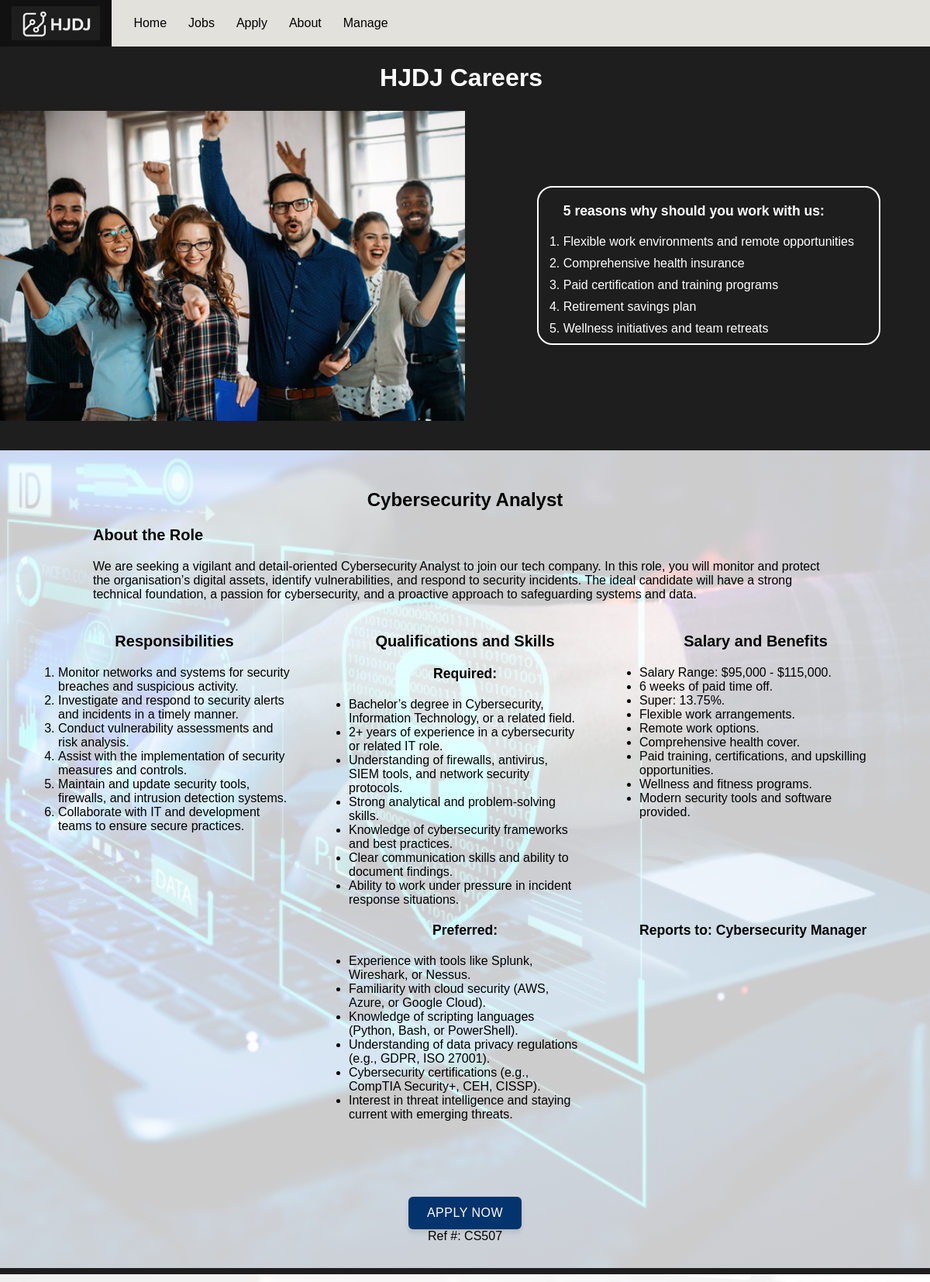
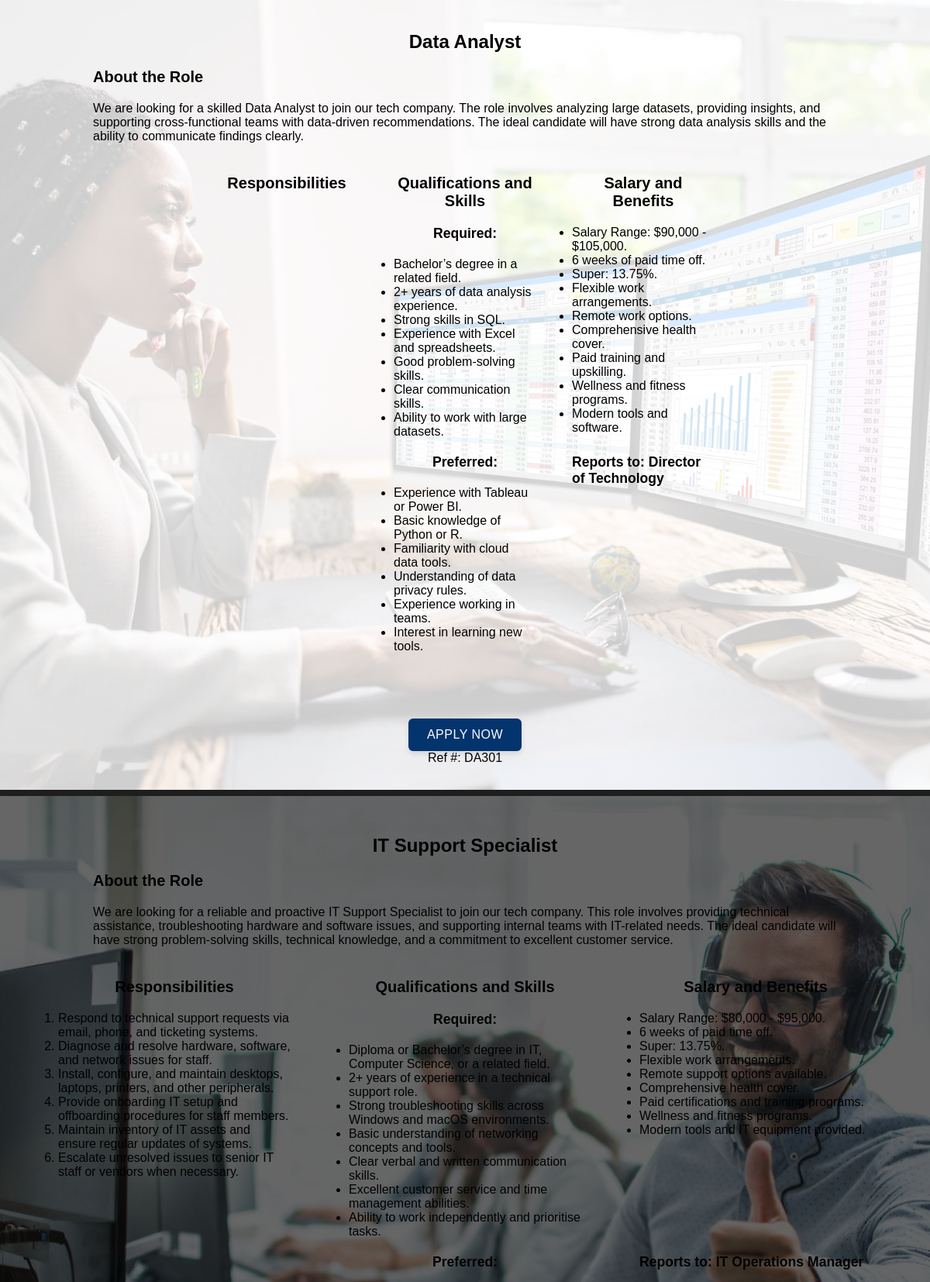
/jobs.php (upper part), run on the app's committed database (2 pictures, top to bottom).
### tables this page shows
CREATE TABLE `jobs` (
  `job_id` varchar(5) NOT NULL,
  `title` text NOT NULL,
  `description` text NOT NULL,
  `reports_to` text NOT NULL
);

CREATE TABLE `responsibilities` (
  `job_id` varchar(5) NOT NULL,
  `bp1` text NOT NULL,
  `bp2` text DEFAULT NULL,
  `bp3` text DEFAULT NULL,
  `bp4` text DEFAULT NULL,
  `bp5` text DEFAULT NULL,
  `bp6` text DEFAULT NULL,
  `bp7` text DEFAULT NULL,
  `bp8` text DEFAULT NULL,
  `bp9` text DEFAULT NULL,
  `bp10` text DEFAULT NULL
);

CREATE TABLE `required_skills` (
  `job_id` varchar(5) NOT NULL,
  `bp1` text NOT NULL,
  `bp2` text DEFAULT NULL,
  `bp3` text DEFAULT NULL,
  `bp4` text DEFAULT NULL,
  `bp5` text DEFAULT NULL,
  `bp6` text DEFAULT NULL,
  `bp7` text DEFAULT NULL,
  `bp8` text DEFAULT NULL,
  `bp9` text DEFAULT NULL,
  `bp10` text DEFAULT NULL
);

CREATE TABLE `preferred_skills` (
  `job_id` varchar(5) NOT NULL,
  `bp1` text NOT NULL,
  `bp2` text DEFAULT NULL,
  `bp3` text DEFAULT NULL,
  `bp4` text DEFAULT NULL,
  `bp5` text DEFAULT NULL,
  `bp6` text DEFAULT NULL,
  `bp7` text DEFAULT NULL,
  `bp8` text DEFAULT NULL,
  `bp9` text DEFAULT NULL,
  `bp10` text DEFAULT NULL
);

CREATE TABLE `salary_and_benefits` (
  `job_id` varchar(5) NOT NULL,
  `bp1` text NOT NULL,
  `bp2` text DEFAULT NULL,
  `bp3` text DEFAULT NULL,
  `bp4` text DEFAULT NULL,
  `bp5` text DEFAULT NULL,
  `bp6` text DEFAULT NULL,
  `bp7` text DEFAULT NULL,
  `bp8` text DEFAULT NULL,
  `bp9` text DEFAULT NULL,
  `bp10` text DEFAULT NULL
);

### jobs.php (the view, shortened to what this page needs)
<?php
    require_once("settings.php");
    $sql = "SELECT * FROM jobs";
    $result_jobs = mysqli_query($conn, $sql);
?>
<!DOCTYPE html>
<html lang="en">
    <head>
        <link rel="stylesheet" href="styles/styles.css">
    </head>
    <body>
    <?php include "header.inc";?>
     <?php include "nav.inc";?>
    </div>
        <main>
            <div class="jobs_page_header">
                <h1 id="jobs_page_main_heading" class="white_text">HJDJ Careers</h1>
                <img src="images/workers1.png" alt="Workers" id="workers1_img">
                <div id="aside_container">
                    <aside id="job_aside">
                        <h4 class="jobs_page_heading white_text jobs_page_heading">5 reasons why should you work with us:</h4>
                        <ol id="aside_list">
                            <li class="white_text">Flexible work environments and remote opportunities</li>
                            <li class="white_text">Comprehensive health insurance</li>
                            <li class="white_text">Paid certification and training programs</li>
                            <li class="white_text">Retirement savings plan</li>
                            <li class="white_text">Wellness initiatives and team retreats</li>
                        </ol>
                    </aside>
                </div>
            </div>
           <?php if (mysqli_num_rows($result_jobs) > 0): ?>
        <div id="job_list">
            <?php while ($row = mysqli_fetch_assoc($result_jobs)): ?>
                <section class="job_position grey_content_section" id=<?=$row['job_id']?>>
                <h2 class='job_title jobs_page_heading'><?= $row['title'] ?></h2>
                    <section class="job_outline">
                        <h3 class="jobs_page_heading">About the Role</h3>
                        <p><?= $row["description"] ?></p>
                    </section>
                <section class="job_information">
                    <section class="job_responsibilities">
                        <h3 class="jobs_page_heading center_heading">Responsibilities</h3>
                        <?php
                            $sql = sprintf("SELECT * FROM responsibilities WHERE job_id = '%s'", $row["job_id"]);
                            $result_responsibilities = mysqli_query($conn, $sql);
                        ?>
                        <ol>
                            <?php
                                while ($item = mysqli_fetch_assoc($result_responsibilities)) {
                                    foreach ($item as $column_name => $value) {
                                        if (strpos($column_name, 'bp') === 0 && !empty($value)){
                                            echo "<li>$value</li>";
                                        }
                                    }
                                }
                            ?>
                        </ol>
                    </section>
                    <section class="required_quals">
                        <h3 class="jobs_page_heading center_heading">Qualifications and Skills</h3>
                        <h4 class="jobs_page_heading center_heading">Required:</h4>
                        <?php
                            $sql = sprintf("SELECT * FROM required_skills WHERE job_id = '%s'", $row["job_id"]);
                            $result_required = mysqli_query($conn, $sql);
                        ?>
                        <ul>
                            <?php
                                while ($item = mysqli_fetch_assoc($result_required)) {
                                    foreach ($item as $column_name => $value) {
                                        if (strpos($column_name, 'bp') === 0 && !empty($value)){
                                            echo "<li>$value</li>";
                                        }
                                    }
                                }
                            ?>
                        </ul>
                    </section>
                    <section class="preferred_quals">
                        <h4 class="jobs_page_heading center_heading">Preferred:</h4>
                        <?php
                            $sql = sprintf("SELECT * FROM preferred_skills WHERE job_id = '%s'", $row["job_id"]);
                            $result_preferred = mysqli_query($conn, $sql);
                        ?>
                        <ul>
                            <?php
                                while ($item = mysqli_fetch_assoc($result_preferred)) {
                                    foreach ($item as $column_name => $value) {
                                        if (strpos($column_name, 'bp') === 0 && !empty($value)){
                                            echo "<li>$value</li>";
                                        }
                                    }
                                }
                            ?>
                        </ul>
                    </section>
                    <section class="job_salary">
                        <h3 class="jobs_page_heading center_heading">Salary and Benefits</h3>
                        <?php
                            $sql = sprintf("SELECT * FROM salary_and_benefits WHERE job_id = '%s'", $row["job_id"]);
                            $result_salary = mysqli_query($conn, $sql);
                        ?>
                        <ul>
                            <?php
                                while ($item = mysqli_fetch_assoc($result_salary)) {
                                    foreach ($item as $column_name => $value) {
                                        if (strpos($column_name, 'bp') === 0 && !empty($value)){
                                            echo "<li>$value</li>";
                                        }
                                    }
                                }
                            ?>
                        </ul>
                    </section>
                    <h4 class="team_lead jobs_page_heading">Reports to: <?= $row['reports_to'] ?></h4>
                </section>
                <form action="apply.php">
                    <button class="btn">Apply Now</button>
                </form>
                <p>Ref #: <?= $row['job_id'] ?></p>
                </section>
            <?php endwhile; ?>
        </div>
    <?php endif; ?>
        </main>
    </body>
</html>

### header.inc
<?php
echo  '<div class="header">
      <div class="logo-container">
        <img src="images/image.png" alt="HJDJ Logo" />
      </div>';
?>

### nav.inc
<?php
echo   '<nav>
            <ul class="menu">
                <li><a href="index.php">Home</a></li>
                <li><a href="jobs.php">Jobs</a></li>
                <li><a href="apply.php">Apply</a></li>
                <li><a href="about.php">About</a></li>
                <li><a href="manage.php">Manage</a></li>
            </ul>
        </nav>';
?>

### styles/styles.css (style rules this page uses)
* { font-family: sans-serif; color: black; }
body { background-color: white }
.header { position: sticky; top: 0; z-index: 1; }
h1 { font: 2em Arial, sans-serif bold; }
h2 { font-size: 1.5em; font-weight: bold; }
h3 { font-size: 1.25em; font-weight: bold; }
h4 { font-size: 1.1em; font-weight: bold; }
* { margin: 0; padding: 0; box-sizing: border-box; }
body { font-family: Arial, sans-serif; }
.btn { margin-left: 10px; margin-right: 10px; background-color: #03346e; color: white; padding: 12px 24px; border: none; border-radius: 6px; font-size: 16px; font-weight: 500; cursor: pointer; transition: all 0.3s ease; box-shadow: 0 4px 6px rgba(0, 0, 0, 0.1); text-transform: uppercase; letter-spacing: 0.5px; }
.header { display: flex; align-items: stretch; background-color: #e3e1dc; height: 60px; width: 100%; }
.logo-container { padding: 0 15px; display: flex; background-color: #111; align-items: center; height: 100%; }
.logo-container img { height: 45px; object-fit: contain; }
nav { display: flex; align-items: center; margin-left: 20px; }
.menu { height: 30%; list-style: none; display: flex; gap: 30px; padding: 14px 16px; background-color: #e3e1dc; }
.menu li a { text-decoration: none; color: black; font-size: 1rem; padding: 5px; }
nav { margin-left: 20px; flex-grow: 1; }
nav ul.menu { list-style: none; display: flex; gap: 2px; }
nav ul.menu li a { text-decoration: none; color: black; font-size: 1rem; padding: 6px 8px; }
.menu { list-style-type: none; padding: 0px; margin: 0px; display: inline-flex; }
.menu li a { margin-right: 10px; text-decoration: none; }
nav ul { list-style: none; }
.white_text { color: white; }
.jobs_page_heading { margin: 20px 0; }
.jobs_page_header { display: grid; grid-template-columns: 50% 45%; grid-template-rows: 10% 70%; gap: 50px 50px; justify-content: left; align-items: center; background-color: #1e1e1e; min-height: 400px; height: fit-content; width: 100%; min-width: 650px; }
#jobs_page_main_heading { grid-column: 1 / span 2; margin-top: 30px; text-align: center; }
.grey_content_section { padding: 30px 0; border-bottom: 4px solid #1e1e1e; border-top: 4px solid #1e1e1e; background-color: lightgrey; }
#DA301 { background: linear-gradient(rgba(255, 255, 255, 0.8), rgba(255, 255, 255, 0.8)), url("images/data-analyst.png"); background-size: cover; background-position: center; background-repeat: no-repeat; }
#IT102 { background: linear-gradient(rgba(0, 0, 0, 0.6), rgba(0, 0, 0, 0.6)), url("images/it_support.png"); background-size: cover; background-position: center; background-repeat: no-repeat; }
#CS507 { background: linear-gradient(rgba(255, 255, 255, 0.8), rgba(255, 255, 255, 0.8)), url("images/cybersecurity.png"); background-size: cover; background-position: center; background-repeat: no-repeat; }
#aside_container { width: 90%; }
#job_aside { float: right; border: 2px solid white; border-radius: 20px; width: 25%; min-width: fit-content; padding: 0 2em; }
#aside_list li { margin-bottom: 10px; }
#workers1_img { width: 100%; }
#job_list { width: 100%; min-width: 650px; }
.job_position { display: flex; flex-direction: column; align-items: center; padding-bottom: 2em; width: 100%; min-width: fit-content; }
.job_title { text-align: center; margin-bottom: 0; }
.job_outline { align-self: center; width: 80%; }
.job_information { display: grid; grid-template-columns: 25% 25% 25%; grid-template-rows: 1fr 1fr; justify-content: space-evenly; margin-top: 20px; }
.job_responsibilities { display: flex; flex-direction: column; }
.preferred_quals { grid-row: 2; grid-column: 2; }
.job_salary { display: flex; flex-direction: column; }
.team_lead { grid-column: 3; }
.center_heading { text-align: center; }
button { margin-left: 10px; margin-right: 10px; background-color: #03346e; color: white; padding: 8px 14px; border: none; border-radius: 6px; font-size: 13px; font-weight: 500; cursor: pointer; transition: all 0.3s ease; box-shadow: 0 4px 6px rgba(0, 0, 0, 0.1); text-transform: uppercase; letter-spacing: 0.5px; }

### data on the page
jobs: shows a picture, title "Cybersecurity Analyst", description "We are seeking a vigilant and detail-oriented Cybersecurity Analyst to join our tech company. In this role, you will monitor and protect the organisation’s digital assets, identify vulnerabilities, and respond to security incidents. The ideal candidate will have a strong technical foundation, a passion for cybersecurity, and a proactive approach to safeguarding systems and data.", reports_to "Cybersecurity Manager", job_id "CS507"
responsibilities: bp1 "Monitor networks and systems for security breaches and suspicious activity.", bp2 "Investigate and respond to security alerts and incidents in a timely manner.", bp3 "Conduct vulnerability assessments and risk analysis.", bp4 "Assist with the implementation of security measures and controls.", bp5 "Maintain and update security tools, firewalls, and intrusion detection systems.", bp6 "Collaborate with IT and development teams to ensure secure practices."
required_skills: bp1 "Bachelor’s degree in Cybersecurity, Information Technology, or a related field.", bp2 "2+ years of experience in a cybersecurity or related IT role.", bp3 "Understanding of firewalls, antivirus, SIEM tools, and network security protocols.", bp4 "Strong analytical and problem-solving skills.", bp5 "Knowledge of cybersecurity frameworks and best practices.", bp6 "Clear communication skills and ability to document findings.", bp7 "Ability to work under pressure in incident response situations."
preferred_skills: bp1 "Experience with tools like Splunk, Wireshark, or Nessus.", bp2 "Familiarity with cloud security (AWS, Azure, or Google Cloud).", bp3 "Knowledge of scripting languages (Python, Bash, or PowerShell).", bp4 "Understanding of data privacy regulations (e.g., GDPR, ISO 27001).", bp5 "Cybersecurity certifications (e.g., CompTIA Security+, CEH, CISSP).", bp6 "Interest in threat intelligence and staying current with emerging threats."
salary_and_benefits: bp1 "Salary Range: $95,000 - $115,000.", bp2 "6 weeks of paid time off.", bp3 "Super: 13.75%.", bp4 "Flexible work arrangements.", bp5 "Remote work options.", bp6 "Comprehensive health cover.", bp7 "Paid training, certifications, and upskilling opportunities.", bp8 "Wellness and fitness programs.", bp9 "Modern security tools and software provided."
jobs: shows a picture, title "Data Analyst", description "We are looking for a skilled Data Analyst to join our tech company. The role involves analyzing large datasets, providing insights, and supporting cross-functional teams with data-driven recommendations. The ideal candidate will have strong data analysis skills and the ability to communicate findings clearly.", reports_to "Director of Technology", job_id "DA301"
required_skills: bp1 "Bachelor’s degree in a related field.", bp2 "2+ years of data analysis experience.", bp3 "Strong skills in SQL.", bp4 "Experience with Excel and spreadsheets.", bp5 "Good problem-solving skills.", bp6 "Clear communication skills.", bp7 "Ability to work with large datasets."
preferred_skills: bp1 "Experience with Tableau or Power BI.", bp2 "Basic knowledge of Python or R.", bp3 "Familiarity with cloud data tools.", bp4 "Understanding of data privacy rules.", bp5 "Experience working in teams.", bp6 "Interest in learning new tools."
salary_and_benefits: bp1 "Salary Range: $90,000 - $105,000.", bp2 "6 weeks of paid time off.", bp3 "Super: 13.75%.", bp4 "Flexible work arrangements.", bp5 "Remote work options.", bp6 "Comprehensive health cover.", bp7 "Paid training and upskilling.", bp8 "Wellness and fitness programs.", bp9 "Modern tools and software."
jobs: shows a picture, title "IT Support Specialist", description "We are looking for a reliable and proactive IT Support Specialist to join our tech company. This role involves providing technical assistance, troubleshooting hardware and software issues, and supporting internal teams with IT-related needs. The ideal candidate will have strong problem-solving skills, technical knowledge, and a commitment to excellent customer service.", reports_to "IT Operations Manager"
responsibilities: bp1 "Respond to technical support requests via email, phone, and ticketing systems.", bp2 "Diagnose and resolve hardware, software, and network issues for staff.", bp3 "Install, configure, and maintain desktops, laptops, printers, and other peripherals.", bp4 "Provide onboarding IT setup and offboarding procedures for staff members.", bp5 "Maintain inventory of IT assets and ensure regular updates of systems.", bp6 "Escalate unresolved issues to senior IT staff or vendors when necessary."
required_skills: bp1 "Diploma or Bachelor’s degree in IT, Computer Science, or a related field.", bp2 "2+ years of experience in a technical support role.", bp3 "Strong troubleshooting skills across Windows and macOS environments.", bp4 "Basic understanding of networking concepts and tools.", bp5 "Clear verbal and written communication skills.", bp6 "Excellent customer service and time management abilities.", bp7 "Ability to work independently and prioritise tasks."
salary_and_benefits: bp1 "Salary Range: $80,000 - $95,000.", bp2 "6 weeks of paid time off.", bp3 "Super: 13.75%.", bp4 "Flexible work arrangements.", bp5 "Remote support options available.", bp6 "Comprehensive health cover.", bp7 "Paid certifications and training programs.", bp8 "Wellness and fitness programs.", bp9 "Modern tools and IT equipment provided."
